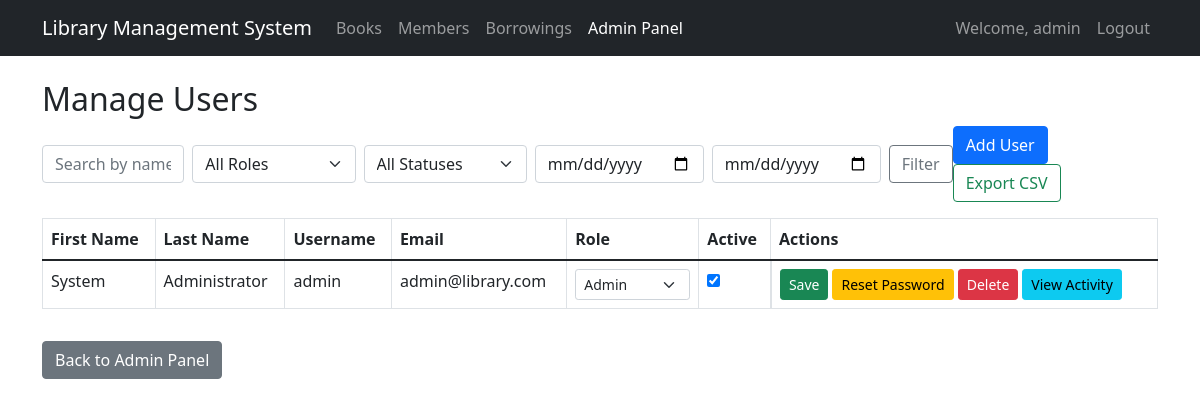
The page /LibraryMS/manage_users.php (signed in) on the database its author committed.
### tables this page shows
CREATE TABLE IF NOT EXISTS Users (
    UserID INT AUTO_INCREMENT PRIMARY KEY,
    Username VARCHAR(50) NOT NULL UNIQUE,
    Password VARCHAR(255) NOT NULL,
    Email VARCHAR(100) NOT NULL UNIQUE,
    Role ENUM('Admin', 'Librarian', 'Assistant') DEFAULT 'Assistant',
    FirstName VARCHAR(50) NOT NULL,
    LastName VARCHAR(50) NOT NULL,
    IsActive BOOLEAN DEFAULT TRUE,
    CreatedDate TIMESTAMP DEFAULT CURRENT_TIMESTAMP,
    LastLogin TIMESTAMP NULL
);

### LibraryMS/manage_users.php (the view, shortened to what this page needs)
<?php
try {
    $pdo = new PDO("mysql:host=" . DB_HOST . ";dbname=" . DB_NAME, DB_USER, DB_PASS);
    $pdo->setAttribute(PDO::ATTR_ERRMODE, PDO::ERRMODE_EXCEPTION);
    $search = isset($_GET['search']) ? trim($_GET['search']) : '';
    $where = '';
    $params = [];
    $sql = "SELECT UserID, Username, Email, FirstName, LastName, Role, IsActive FROM Users $where ORDER BY FirstName, LastName";
    $stmt = $pdo->prepare($sql);
    $stmt->execute($params);
    $users = $stmt->fetchAll();
} catch(PDOException $e) {
    die("Connection failed: " . $e->getMessage());
}
?>
<!DOCTYPE html>
<html lang="en">
<head>
    <link href="https://cdn.jsdelivr.net/npm/bootstrap@5.1.3/dist/css/bootstrap.min.css" rel="stylesheet">
</head>
<body>
    <nav class="navbar navbar-expand-lg navbar-dark bg-dark">
        <div class="container">
            <a class="navbar-brand" href="index.php">Library Management System</a>
            <div class="collapse navbar-collapse" id="navbarNav">
                <ul class="navbar-nav me-auto">
                    <li class="nav-item">
                        <a class="nav-link" href="books.php">Books</a>
                    </li>
                    <li class="nav-item">
                        <a class="nav-link" href="members.php">Members</a>
                    </li>
                    <li class="nav-item">
                        <a class="nav-link" href="borrowings.php">Borrowings</a>
                    </li>
                    <li class="nav-item">
                        <a class="nav-link active" href="admin.php">Admin Panel</a>
                    </li>
                </ul>
                <ul class="navbar-nav">
                    <li class="nav-item">
                        <span class="nav-link">Welcome, <?php echo htmlspecialchars($_SESSION['username']); ?></span>
                    </li>
                    <li class="nav-item">
                        <a class="nav-link" href="index.php?logout=1">Logout</a>
                    </li>
                </ul>
            </div>
        </div>
    </nav>
    <div class="container mt-4">
        <h2>Manage Users</h2>
        <div class="d-flex justify-content-between align-items-center mb-3">
            <form class="d-flex gap-2" method="GET">
                <input type="text" class="form-control" name="search" placeholder="Search by name, username, or email" value="<?php echo htmlspecialchars($search); ?>">
                <select class="form-select" name="role_filter">
                    <option value="">All Roles</option>
                </select>
                <select class="form-select" name="status_filter">
                    <option value="">All Statuses</option>
                </select>
                <input type="date" class="form-control" name="reg_from" placeholder="From">
                <input type="date" class="form-control" name="reg_to" placeholder="To">
                <button class="btn btn-outline-secondary" type="submit">Filter</button>
            </form>
            <div>
                <button class="btn btn-primary me-2" data-bs-toggle="modal" data-bs-target="#addUserModal">Add User</button>
                <a href="?export_csv=1" class="btn btn-outline-success">Export CSV</a>
            </div>
        </div>
        <div class="table-responsive">
            <table class="table table-bordered table-hover">
                <thead>
                    <tr>
                        <th>First Name</th>
                        <th>Last Name</th>
                        <th>Username</th>
                        <th>Email</th>
                        <th>Role</th>
                        <th>Active</th>
                        <th>Actions</th>
                    </tr>
                </thead>
                <tbody>
                    <?php foreach ($users as $user): ?>
                    <tr>
                        <form method="POST">
                            <td><?php echo htmlspecialchars($user['FirstName']); ?></td>
                            <td><?php echo htmlspecialchars($user['LastName']); ?></td>
                            <td><?php echo htmlspecialchars($user['Username']); ?></td>
                            <td><?php echo htmlspecialchars($user['Email']); ?></td>
                            <td>
                                <select name="role" class="form-select form-select-sm">
                                    <option value="Admin" <?php if ($user['Role'] === 'Admin') echo 'selected'; ?>>Admin</option>
                                </select>
                            </td>
                            <td>
                                <input type="checkbox" name="is_active" value="1" <?php if ($user['IsActive']) echo 'checked'; ?>>
                            </td>
                            <td class="d-flex gap-1">
                                <button class="btn btn-sm btn-success" type="submit" name="update_user">Save</button>
                                <button class="btn btn-sm btn-warning" type="submit" name="reset_password" onclick="return confirm('Reset password to password123?');">Reset Password</button>
                                <button class="btn btn-sm btn-danger" type="submit" name="delete_user" onclick="return confirm('Are you sure you want to delete this user?');">Delete</button>
                                <button type="button" class="btn btn-sm btn-info" data-bs-toggle="modal" data-bs-target="#activityModal<?php echo $user['UserID']; ?>">View Activity</button>
                            </td>
                        </form>
                    </tr>
                    <?php endforeach; ?>
                </tbody>
            </table>
        </div>
        <a href="admin.php" class="btn btn-secondary mt-3">Back to Admin Panel</a>
    </div>
</body>
</html>

### rows shown on the page
users: FirstName "System", LastName "Administrator", Username "admin", Email "admin@library.com", role "Admin", IsActive "☑"

### other values the page prints
$_SESSION['username'] "admin"
